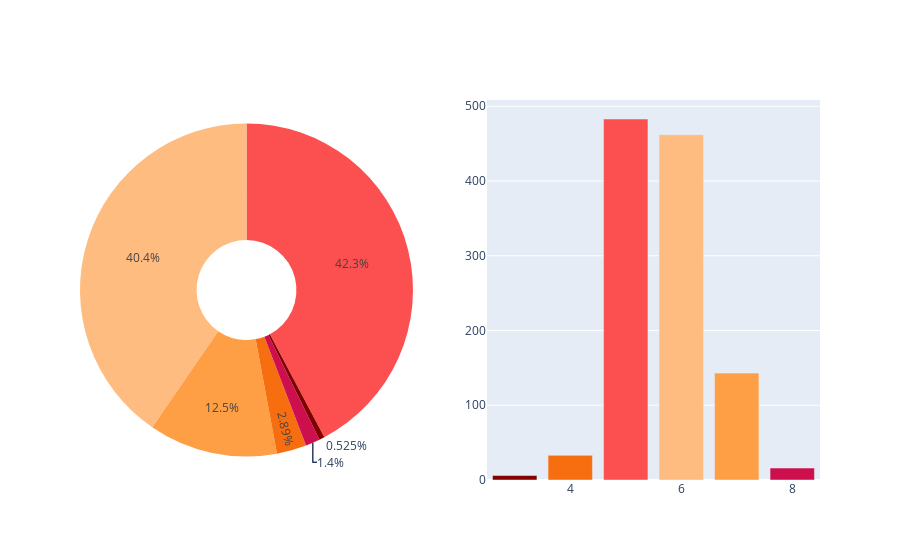

Notebook code for this chart:
### Code cell
fig = make_subplots(rows = 1, cols = 2, specs = [[{"type": "pie"}, {"type": "bar"}]])

fig.add_trace(graph_objects.Pie(values = data.quality.value_counts(),
                                labels = data.quality.value_counts().index,
                                domain = dict(x=[0, 0.5]), 
                                marker = dict(colors = colors), hole = .3,
                                name=''), row = 1, col = 1)

fig.add_trace(graph_objects.Bar(x = data.quality.value_counts().index,
              y = data.quality.value_counts(), name='',
              marker = dict(color = quality,
                     colorscale = colors)), row = 1, col = 2)
                     
fig.update_layout(showlegend = False)
fig.show()

### Figure 1 — Plotly figure (JSON) as saved in the notebook; plotly's stock layout.template omitted (floating-point values rounded to 4 significant figures)
{"data": [{"domain": {"x": [0, 0.45], "y": [0, 1]}, "hole": 0.3, "labels": [5, 6, 7, 4, 8, 3], "marker": {"colors": ["#FC4F4F", "#FFBC80", "#FF9F45", "#F76E11", "#CD104D", "#820000"]}, "name": "", "type": "pie", "values": [483, 462, 143, 33, 16, 6]}, {"marker": {"color": [3, 4, 5, 6, 7, 8], "colorscale": [[0, "#FC4F4F"], [0.2, "#FFBC80"], [0.4, "#FF9F45"], [0.6, "#F76E11"], [0.8, "#CD104D"], [1, "#820000"]]}, "name": "", "type": "bar", "x": [5, 6, 7, 4, 8, 3], "xaxis": "x", "y": [483, 462, 143, 33, 16, 6], "yaxis": "y"}], "layout": {"showlegend": false, "xaxis": {"anchor": "y", "domain": [0.55, 1]}, "yaxis": {"anchor": "x", "domain": [0, 1]}}}
